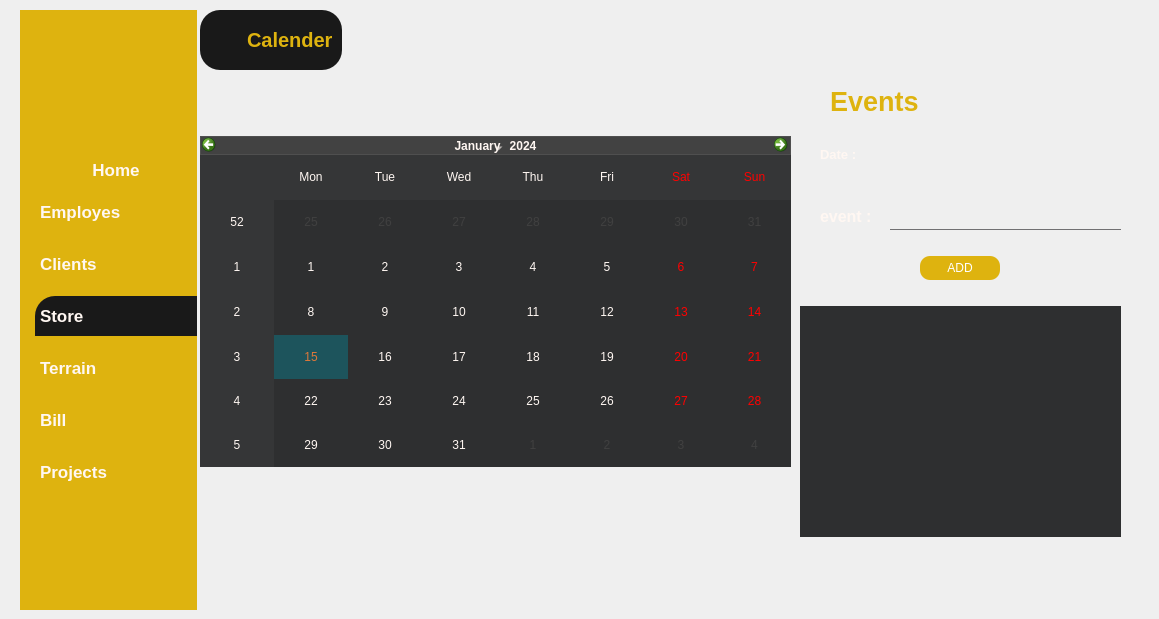
   <widget class="QWidget" name="page_6">
    <property name="styleSheet">
     <string notr="true">#page_6{
background-color: #191919;
}
*{
color : #fff7f2;
border : none;
}

#leftMenu_5{
background-color: #deb30f;
}
QLineEdit{
background : transparent;
}

#appHeader_7,#label_13{
color : #deb30f;
}
#card1_5, #card2_5,#card3_5, #card4_5{
background-color : #191919; 
border-radius : 20px;
}
#pushButton_46,#pushButton_10,#pushButton_19{
background-color : #deb30f;
color : #fff;
border-radius : 10px;
}
#widget_24,#widget_25{
background-color :  #191919; 
border-radius : 20px;
}
#pushButton_56{
background-color :  #191919; 
padding : 10px 5px;
text-align : left;
border-top-left-radius : 20px;
}
#pushButton_54,#pushButton_55,#pushButton_56,#pushButton_57,#pushButton_58,#pushButton_59{
padding : 10px 5px;
text-align : left;
}
QLineEdit{
background : transparent;
border : none;
color: #717072;
border-bottom : 1px solid #717072;
}
QListWidget::item {
    color:#191919; 
    background-color:transparent;
}
</string>
    </property>
    <widget class="QWidget" name="leftMenu_5" native="true">
     <property name="geometry">
      <rect>
       <x>20</x>
       <y>10</y>
       <width>177</width>
       <height>600</height>
      </rect>
     </property>
     <property name="minimumSize">
      <size>
       <width>177</width>
       <height>600</height>
      </size>
     </property>
     <property name="maximumSize">
      <size>
       <width>177</width>
       <height>600</height>
      </size>
     </property>
     <property name="styleSheet">
      <string notr="true"/>
     </property>
     <layout class="QVBoxLayout" name="verticalLayout_49">
      <property name="spacing">
       <number>0</number>
      </property>
      <property name="leftMargin">
       <number>0</number>
      </property>
      <property name="topMargin">
       <number>0</number>
      </property>
      <property name="rightMargin">
       <number>0</number>
      </property>
      <property name="bottomMargin">
       <number>0</number>
      </property>
      <item>
       <widget class="QFrame" name="frame_59">
        <property name="frameShape">
         <enum>QFrame::StyledPanel</enum>
        </property>
        <property name="frameShadow">
         <enum>QFrame::Raised</enum>
        </property>
        <layout class="QVBoxLayout" name="verticalLayout_50">
         <property name="spacing">
          <number>0</number>
         </property>
         <property name="leftMargin">
          <number>0</number>
         </property>
         <property name="topMargin">
          <number>0</number>
         </property>
         <property name="rightMargin">
          <number>0</number>
         </property>
         <property name="bottomMargin">
          <number>0</number>
         </property>
         <item>
          <widget class="QFrame" name="frame_60">
           <property name="minimumSize">
            <size>
             <width>150</width>
             <height>150</height>
            </size>
           </property>
           <property name="maximumSize">
            <size>
             <width>200</width>
             <height>150</height>
            </size>
           </property>
           <property name="frameShape">
            <enum>QFrame::StyledPanel</enum>
           </property>
           <property name="frameShadow">
            <enum>QFrame::Raised</enum>
           </property>
           <widget class="QLabel" name="label_151">
            <property name="geometry">
             <rect>
              <x>-20</x>
              <y>-40</y>
              <width>230</width>
              <height>230</height>
             </rect>
            </property>
            <property name="minimumSize">
             <size>
              <width>230</width>
              <height>230</height>
             </size>
            </property>
            <property name="maximumSize">
             <size>
              <width>230</width>
              <height>230</height>
             </size>
            </property>
            <property name="text">
             <string/>
            </property>
            <property name="pixmap">
             <pixmap>logo.png</pixmap>
            </property>
            <property name="scaledContents">
             <bool>true</bool>
            </property>
           </widget>
          </widget>
         </item>
         <item alignment="Qt::AlignTop">
          <widget class="QFrame" name="frame_61">
           <property name="frameShape">
            <enum>QFrame::StyledPanel</enum>
           </property>
           <property name="frameShadow">
            <enum>QFrame::Raised</enum>
           </property>
           <layout class="QVBoxLayout" name="verticalLayout_51">
            <property name="spacing">
             <number>12</number>
            </property>
            <property name="leftMargin">
             <number>15</number>
            </property>
            <property name="topMargin">
             <number>0</number>
            </property>
            <property name="rightMargin">
             <number>0</number>
            </property>
            <property name="bottomMargin">
             <number>0</number>
            </property>
            <item>
             <widget class="QPushButton" name="pushButton_53">
              <property name="font">
               <font>
                <pointsize>13</pointsize>
                <weight>75</weight>
                <bold>true</bold>
               </font>
              </property>
              <property name="text">
               <string>Home</string>
              </property>
              <property name="icon">
               <iconset resource="resources.qrc">
                <normaloff>:/whiteIcons/assets/icons/white/home.svg</normaloff>:/whiteIcons/assets/icons/white/home.svg</iconset>
              </property>
              <property name="iconSize">
               <size>
                <width>24</width>
                <height>24</height>
               </size>
              </property>
             </widget>
            </item>
            <item>
             <widget class="QPushButton" name="pushButton_54">
              <property name="font">
               <font>
                <pointsize>13</pointsize>
                <weight>75</weight>
                <bold>true</bold>
               </font>
              </property>
              <property name="text">
               <string>Employes</string>
              </property>
              <property name="iconSize">
               <size>
                <width>24</width>
                <height>24</height>
               </size>
              </property>
             </widget>
            </item>
            <item>
             <widget class="QPushButton" name="pushButton_55">
              <property name="font">
               <font>
                <pointsize>13</pointsize>
                <weight>75</weight>
                <bold>true</bold>
               </font>
              </property>
              <property name="text">
               <string>Clients</string>
              </property>
              <property name="iconSize">
               <size>
                <width>24</width>
                <height>24</height>
               </size>
              </property>
             </widget>
            </item>
            <item>
             <widget class="QPushButton" name="pushButton_56">
              <property name="font">
               <font>
                <pointsize>13</pointsize>
                <weight>75</weight>
                <bold>true</bold>
               </font>
              </property>
              <property name="text">
               <string>Store</string>
              </property>
              <property name="iconSize">
               <size>
                <width>24</width>
                <height>24</height>
               </size>
              </property>
             </widget>
            </item>
            <item>
             <widget class="QPushButton" name="pushButton_57">
              <property name="font">
               <font>
                <pointsize>13</pointsize>
                <weight>75</weight>
                <bold>true</bold>
               </font>
              </property>
              <property name="text">
               <string>Terrain</string>
              </property>
             </widget>
            </item>
            <item>
             <widget class="QPushButton" name="pushButton_58">
              <property name="font">
               <font>
                <pointsize>13</pointsize>
                <weight>75</weight>
                <bold>true</bold>
               </font>
              </property>
              <property name="text">
               <string>Bill</string>
              </property>
             </widget>
            </item>
            <item>
             <widget class="QPushButton" name="pushButton_59">
              <property name="font">
               <font>
                <pointsize>13</pointsize>
                <weight>75</weight>
                <bold>true</bold>
               </font>
              </property>
              <property name="text">
               <string>Projects</string>
              </property>
              <property name="iconSize">
               <size>
                <width>24</width>
                <height>24</height>
               </size>
              </property>
             </widget>
            </item>
           </layout>
          </widget>
         </item>
        </layout>
       </widget>
      </item>
     </layout>
    </widget>
    <widget class="QWidget" name="MainBody_5" native="true">
     <property name="geometry">
      <rect>
       <x>200</x>
       <y>10</y>
       <width>950</width>
       <height>550</height>
      </rect>
     </property>
     <property name="minimumSize">
      <size>
       <width>950</width>
       <height>550</height>
      </size>
     </property>
     <property name="maximumSize">
      <size>
       <width>950</width>
       <height>400</height>
      </size>
     </property>
     <property name="sizeIncrement">
      <size>
       <width>0</width>
       <height>0</height>
      </size>
     </property>
     <layout class="QVBoxLayout" name="verticalLayout_52">
      <item>
       <widget class="QWidget" name="headerFrame_7" native="true">
        <property name="minimumSize">
         <size>
          <width>0</width>
          <height>60</height>
         </size>
        </property>
        <property name="maximumSize">
         <size>
          <width>16777215</width>
          <height>60</height>
         </size>
        </property>
        <layout class="QHBoxLayout" name="horizontalLayout_9">
         <property name="spacing">
          <number>0</number>
         </property>
         <property name="leftMargin">
          <number>0</number>
         </property>
         <property name="topMargin">
          <number>0</number>
         </property>
         <property name="rightMargin">
          <number>0</number>
         </property>
         <property name="bottomMargin">
          <number>0</number>
         </property>
         <item alignment="Qt::AlignLeft">
          <widget class="QWidget" name="widget_25" native="true">
           <layout class="QHBoxLayout" name="horizontalLayout_65">
            <item>
             <widget class="QPushButton" name="menuBtn_7">
              <property name="text">
               <string/>
              </property>
              <property name="icon">
               <iconset resource="resources.qrc">
                <normaloff>:/whiteIcons/assets/icons/white/menu.svg</normaloff>:/whiteIcons/assets/icons/white/menu.svg</iconset>
              </property>
              <property name="iconSize">
               <size>
                <width>24</width>
                <height>24</height>
               </size>
              </property>
             </widget>
            </item>
            <item>
             <widget class="QLabel" name="appHeader_7">
              <property name="font">
               <font>
                <pointsize>15</pointsize>
                <weight>75</weight>
                <bold>true</bold>
               </font>
              </property>
              <property name="text">
               <string>Calender</string>
              </property>
             </widget>
            </item>
           </layout>
          </widget>
         </item>
         <item>
          <widget class="QLabel" name="date_3">
           <property name="text">
            <string/>
           </property>
          </widget>
         </item>
         <item alignment="Qt::AlignHCenter">
          <widget class="QWidget" name="widget_27" native="true">
           <layout class="QHBoxLayout" name="horizontalLayout_67"/>
          </widget>
         </item>
         <item alignment="Qt::AlignRight">
          <widget class="QWidget" name="widget_28" native="true">
           <layout class="QHBoxLayout" name="horizontalLayout_68">
            <property name="spacing">
             <number>0</number>
            </property>
            <property name="leftMargin">
             <number>0</number>
            </property>
            <property name="topMargin">
             <number>0</number>
            </property>
            <property name="rightMargin">
             <number>0</number>
            </property>
            <property name="bottomMargin">
             <number>0</number>
            </property>
           </layout>
          </widget>
         </item>
        </layout>
       </widget>
      </item>
      <item>
       <widget class="QWidget" name="widget_3" native="true">
        <widget class="QFrame" name="horizontalFrame_2">
         <property name="geometry">
          <rect>
           <x>0</x>
           <y>-10</y>
           <width>611</width>
           <height>481</height>
          </rect>
         </property>
         <widget class="QCalendarWidget" name="calendarWidget">
          <property name="geometry">
           <rect>
            <x>0</x>
            <y>70</y>
            <width>591</width>
            <height>331</height>
           </rect>
          </property>
          <property name="autoFillBackground">
           <bool>false</bool>
          </property>
          <property name="styleSheet">
           <string notr="true">QWidget#qt_calendar_navigationbar
{
    background-color: #424242;
    border: 1px solid #4f4f4f;
}

QCalendarWidget QTableView{
background-color: #2e2f30;
}
QCalendarWidget QAbstractItemView:enabled 
{
    selection-background-color: rgba(29,84,92,255);
    selection-color: rgba(221,119,57,255);
}
 
/* days inactive */
QCalendarWidget QAbstractItemView:disabled { color: rgb(64, 64, 64); }
QCalendarWidget QWidget { alternate-background-color: rgba(53,54,55,255); }</string>
          </property>
          <property name="navigationBarVisible">
           <bool>true</bool>
          </property>
         </widget>
        </widget>
        <widget class="QLabel" name="label_13">
         <property name="geometry">
          <rect>
           <x>630</x>
           <y>10</y>
           <width>91</width>
           <height>31</height>
          </rect>
         </property>
         <property name="font">
          <font>
           <pointsize>20</pointsize>
           <weight>75</weight>
           <bold>true</bold>
          </font>
         </property>
         <property name="text">
          <string>Events </string>
         </property>
        </widget>
        <widget class="QLabel" name="label_14">
         <property name="geometry">
          <rect>
           <x>620</x>
           <y>70</y>
           <width>49</width>
           <height>16</height>
          </rect>
         </property>
         <property name="font">
          <font>
           <pointsize>10</pointsize>
           <weight>75</weight>
           <bold>true</bold>
          </font>
         </property>
         <property name="text">
          <string>Date : </string>
         </property>
        </widget>
        <widget class="QLabel" name="label_15">
         <property name="geometry">
          <rect>
           <x>620</x>
           <y>130</y>
           <width>61</width>
           <height>21</height>
          </rect>
         </property>
         <property name="font">
          <font>
           <pointsize>12</pointsize>
           <weight>75</weight>
           <bold>true</bold>
          </font>
         </property>
         <property name="text">
          <string>event : </string>
         </property>
        </widget>
        <widget class="QLineEdit" name="lineEdit_14">
         <property name="geometry">
          <rect>
           <x>690</x>
           <y>130</y>
           <width>231</width>
           <height>24</height>
          </rect>
         </property>
        </widget>
        <widget class="QLabel" name="label_21">
         <property name="geometry">
          <rect>
           <x>710</x>
           <y>70</y>
           <width>141</width>
           <height>20</height>
          </rect>
         </property>
         <property name="text">
          <string/>
         </property>
        </widget>
        <widget class="QListView" name="listView">
         <property name="geometry">
          <rect>
           <x>600</x>
           <y>230</y>
           <width>321</width>
           <height>231</height>
          </rect>
         </property>
         <property name="styleSheet">
          <string notr="true">QListView {

    background: #2e2f30;
    color: #252424;
    outline: 0;
}
QListView::item {
    color: #fff7f2; 
    

	font-family: Arial;
}
</string>
         </property>
        </widget>
        <widget class="QPushButton" name="pushButton_19">
         <property name="geometry">
          <rect>
           <x>720</x>
           <y>180</y>
           <width>80</width>
           <height>24</height>
          </rect>
         </property>
         <property name="text">
          <string>ADD</string>
         </property>
        </widget>
       </widget>
      </item>
     </layout>
    </widget>
   </widget>
